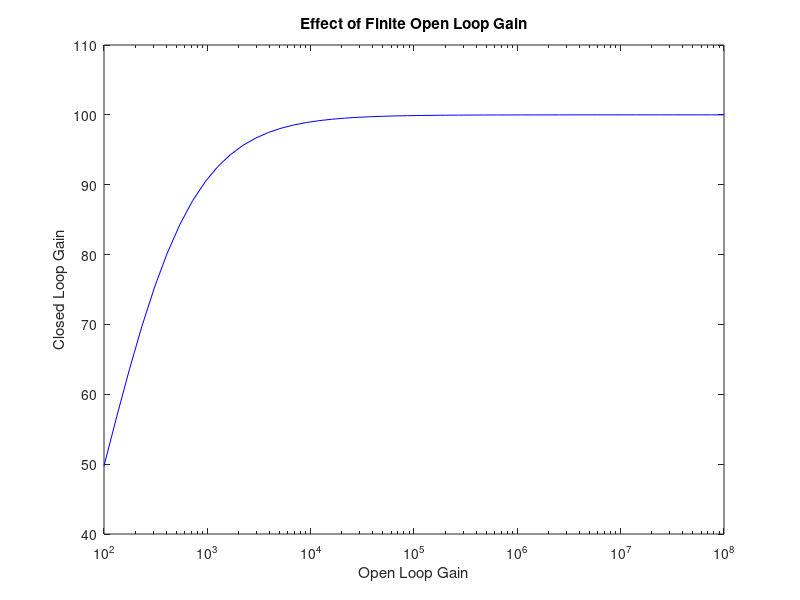

MATLAB code to generate this figure:
% Effect of finite open-loop gain
a = logspace(2,8);
r1 = 500; r2 = 50e3; r21 = r2/r1;
g = [];
n = length(a);
for i = 1:n
 g(i) = r21/(1+(1+r21)/a(i));
end
semilogx(a,g,'b')
xlabel('Open Loop Gain')
ylabel('Closed Loop Gain')
title('Effect of Finite Open Loop Gain')
axis([1.0e2,1.0e8,40,110])
